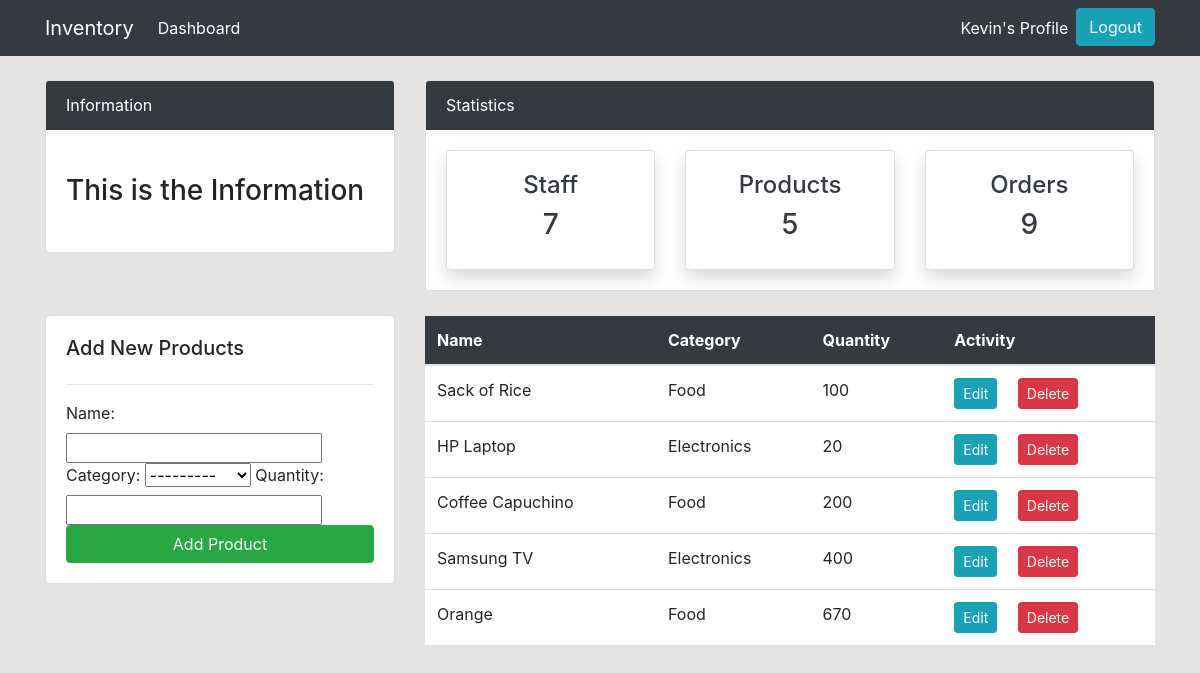
/product/ (signed in), run on the app's committed database.
### dashboard/models.py (models this page shows, shortened)
class Product(models.Model):
    name = models.CharField(max_length=100, null=True)
    category = models.CharField(max_length=20, choices=CATEGORY, null=True)
    quantity = models.PositiveIntegerField(null=True)
    class Meta:
        verbose_name_plural = "Products"

### dashboard/views.py (the view)
# urls.py: path('product/', views.product, name='dashboard-product'),
@login_required
def product(request):
    items = Product.objects.all() # Using ORM
    product_count = items.count()
    workers_count = User.objects.all().count()
    orders_count = Order.objects.all().count()
    if request.method == 'POST':
        form = ProductForm(request.POST)
        if form.is_valid():
            form.save()
            product_name = form.cleaned_data.get('name')
            messages.success(request, f'{product_name} has been added')
            return redirect('dashboard-product')
    else:
        form = ProductForm()
    context = {
        'items': items,
        'form': form,
        'workers_count': workers_count,
        'orders_count': orders_count,
        'product_count': product_count
    }
    return render(request ,'dashboard/product.html', context)

### dashboard/forms.py
class ProductForm(forms.ModelForm):
    class Meta:
        model = Product
        fields = ['name', 'category', 'quantity']

### templates/dashboard/product.html (shortened to what this page needs)
{% extends 'partials/base.html' %}
{% load crispy_forms_tags %}
{% block content %}
{% include 'partials/topnav.html' %}
<div class="container">
<div class="row my-4">
    <div class="col-md-4">
        <div class="card card-body">
            <h5>Add New Products</h5>
            <hr>
            <form method="POST">
                {{ form }}
                <input class="btn btn-success btn-block" type="submit" value="Add Product">
            </form>
        </div>
    </div>
    <div class="col-md-8">
        <table class="table bg-white">
            <thead class="bg-dark text-white">
                <tr>
                    <th scope="col">Name</th>
                    <th scope="col">Category</th>
                    <th scope="col">Quantity</th>
                    <th scope="col">Activity</th>
                </tr>
            </thead>
            <tbody>
                {% for item in items %}
                <tr>
                    <td>{{ item.name }}</td>
                    <td>{{ item.category }}</td>
                    <td>{{ item.quantity }}</td>
                    <td>
                        <a class="btn btn-info btn-sm mr-2"
                            href="{% url 'dashboard-product-update' item.id %}">Edit</a>
                        <a class="btn btn-danger btn-sm ml-2"
                            href="{% url 'dashboard-product-delete' item.id %}">Delete</a>
                    </td>
                </tr>
                {% endfor %}
            </tbody>
        </table>
    </div>
</div>
</div>
{% endblock %}

### templates/partials/nav.html (shortened to what this page needs)
<nav class="navbar navbar-expand-lg navbar-dark bg-dark">
  {% if user.is_authenticated %}
  <div class="container">
      <a class="navbar-brand text-white" href="{% url 'dashboard-index' %}">Inventory</a>
      <div class="collapse navbar-collapse" id="navbarSupportedContent">
          <ul class="navbar-nav mr-auto">
              <li class="nav-item active">
                  <a class="nav-link text-white" href="{% url 'dashboard-index' %}">Dashboard </a>
              </li>
          </ul>
          <ul class="navbar-nav ml-auto">
              <li class="nav-item active">
                  <a class="nav-link text-white" href="{% url 'user-profile' %}">{{ user.username }}'s Profile
                      <span class="sr-only">(current)</span></a>
              </li>
              <li class="nav-item">
                  <form action="{% url 'user-logout' %}" method="post">
                    <input class="btn btn-info btn-block" type="submit" value="Logout">
                </form>
              </li>
          </ul>
          {% endif %}
      </div>
  </div>
</nav>

### static/style.css (style rules this page uses)
body { background: rgb(230, 227, 227); }

### data on the page
Product: name "Sack of Rice", category "Food", quantity "100"
Product: name "HP Laptop", category "Electronics", quantity "20"
Product: name "Coffee Capuchino", category "Food", quantity "200"
Product: name "Samsung TV", category "Electronics", quantity "400"
Product: name "Orange", category "Food", quantity "670"

### other printed values
{{ user.username }} "Kevin"
{{ workers_count }} "7"
{{ product_count }} "5"
{{ orders_count }} "9"
